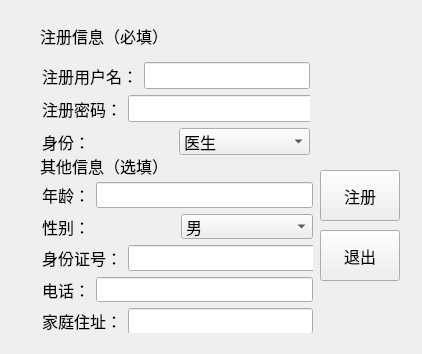
<?xml version="1.0" encoding="UTF-8"?>
<ui version="4.0">
 <class>Register</class>
 <widget class="QWidget" name="Register">
  <property name="geometry">
   <rect>
    <x>0</x>
    <y>0</y>
    <width>422</width>
    <height>354</height>
   </rect>
  </property>
  <property name="windowTitle">
   <string>Form</string>
  </property>
  <widget class="QLabel" name="label_3">
   <property name="geometry">
    <rect>
     <x>40</x>
     <y>150</y>
     <width>191</width>
     <height>31</height>
    </rect>
   </property>
   <property name="font">
    <font>
     <pointsize>12</pointsize>
    </font>
   </property>
   <property name="styleSheet">
    <string notr="true">font-size: 1.2em;</string>
   </property>
   <property name="text">
    <string>其他信息（选填）</string>
   </property>
  </widget>
  <widget class="QLabel" name="label_2">
   <property name="geometry">
    <rect>
     <x>40</x>
     <y>20</y>
     <width>211</width>
     <height>31</height>
    </rect>
   </property>
   <property name="font">
    <font>
     <pointsize>12</pointsize>
    </font>
   </property>
   <property name="styleSheet">
    <string notr="true">font-size: 1.2em;</string>
   </property>
   <property name="text">
    <string>注册信息（必填）</string>
   </property>
  </widget>
  <widget class="QPushButton" name="pushButton_exit">
   <property name="geometry">
    <rect>
     <x>320</x>
     <y>230</y>
     <width>80</width>
     <height>51</height>
    </rect>
   </property>
   <property name="font">
    <font>
     <pointsize>12</pointsize>
    </font>
   </property>
   <property name="styleSheet">
    <string notr="true">font-size: 1.2em;</string>
   </property>
   <property name="text">
    <string>退出</string>
   </property>
  </widget>
  <widget class="QPushButton" name="pushButton_regOK">
   <property name="enabled">
    <bool>true</bool>
   </property>
   <property name="geometry">
    <rect>
     <x>320</x>
     <y>170</y>
     <width>80</width>
     <height>51</height>
    </rect>
   </property>
   <property name="font">
    <font>
     <pointsize>12</pointsize>
    </font>
   </property>
   <property name="styleSheet">
    <string notr="true">font-size: 1.2em;</string>
   </property>
   <property name="text">
    <string>注册</string>
   </property>
  </widget>
  <widget class="QWidget" name="">
   <property name="geometry">
    <rect>
     <x>42</x>
     <y>62</y>
     <width>268</width>
     <height>95</height>
    </rect>
   </property>
   <layout class="QVBoxLayout" name="verticalLayout">
    <item>
     <layout class="QHBoxLayout" name="horizontalLayout">
      <item>
       <widget class="QLabel" name="label_4">
        <property name="font">
         <font>
          <pointsize>12</pointsize>
         </font>
        </property>
        <property name="styleSheet">
         <string notr="true">font-size: 1.2em;</string>
        </property>
        <property name="text">
         <string>注册用户名：</string>
        </property>
       </widget>
      </item>
      <item>
       <widget class="QLineEdit" name="lineEdit_regUse">
        <property name="minimumSize">
         <size>
          <width>150</width>
          <height>0</height>
         </size>
        </property>
        <property name="font">
         <font>
          <pointsize>12</pointsize>
         </font>
        </property>
        <property name="styleSheet">
         <string notr="true">font-size: 1.2em;</string>
        </property>
       </widget>
      </item>
     </layout>
    </item>
    <item>
     <layout class="QHBoxLayout" name="horizontalLayout_2">
      <item>
       <widget class="QLabel" name="label_5">
        <property name="font">
         <font>
          <pointsize>12</pointsize>
         </font>
        </property>
        <property name="styleSheet">
         <string notr="true">font-size: 1.2em;</string>
        </property>
        <property name="text">
         <string>注册密码：</string>
        </property>
       </widget>
      </item>
      <item>
       <widget class="QLineEdit" name="lineEdit_regPwd">
        <property name="minimumSize">
         <size>
          <width>200</width>
          <height>0</height>
         </size>
        </property>
        <property name="font">
         <font>
          <pointsize>12</pointsize>
         </font>
        </property>
        <property name="styleSheet">
         <string notr="true">font-size: 1.2em;</string>
        </property>
       </widget>
      </item>
     </layout>
    </item>
    <item>
     <layout class="QHBoxLayout" name="horizontalLayout_3">
      <item>
       <widget class="QLabel" name="label_6">
        <property name="font">
         <font>
          <pointsize>12</pointsize>
         </font>
        </property>
        <property name="styleSheet">
         <string notr="true">font-size: 1.2em;</string>
        </property>
        <property name="text">
         <string>身份：</string>
        </property>
       </widget>
      </item>
      <item>
       <widget class="QComboBox" name="comboBox_role">
        <property name="minimumSize">
         <size>
          <width>50</width>
          <height>25</height>
         </size>
        </property>
        <property name="font">
         <font>
          <pointsize>12</pointsize>
         </font>
        </property>
        <property name="styleSheet">
         <string notr="true">font-size: 1.2em;</string>
        </property>
        <property name="editable">
         <bool>false</bool>
        </property>
        <item>
         <property name="text">
          <string>医生</string>
         </property>
        </item>
        <item>
         <property name="text">
          <string>患者</string>
         </property>
        </item>
       </widget>
      </item>
     </layout>
    </item>
   </layout>
  </widget>
  <widget class="QWidget" name="">
   <property name="geometry">
    <rect>
     <x>42</x>
     <y>182</y>
     <width>271</width>
     <height>151</height>
    </rect>
   </property>
   <layout class="QVBoxLayout" name="verticalLayout_2">
    <item>
     <layout class="QHBoxLayout" name="horizontalLayout_4">
      <item>
       <widget class="QLabel" name="label_7">
        <property name="font">
         <font>
          <pointsize>12</pointsize>
         </font>
        </property>
        <property name="styleSheet">
         <string notr="true">font-size: 1.2em;</string>
        </property>
        <property name="text">
         <string>年龄：</string>
        </property>
       </widget>
      </item>
      <item>
       <widget class="QLineEdit" name="lineEdit_age">
        <property name="minimumSize">
         <size>
          <width>150</width>
          <height>0</height>
         </size>
        </property>
        <property name="font">
         <font>
          <pointsize>12</pointsize>
         </font>
        </property>
        <property name="styleSheet">
         <string notr="true">font-size: 1.2em;</string>
        </property>
        <property name="inputMask">
         <string>000</string>
        </property>
       </widget>
      </item>
     </layout>
    </item>
    <item>
     <layout class="QHBoxLayout" name="horizontalLayout_5">
      <item>
       <widget class="QLabel" name="label_8">
        <property name="font">
         <font>
          <pointsize>12</pointsize>
         </font>
        </property>
        <property name="styleSheet">
         <string notr="true">font-size: 1.2em;</string>
        </property>
        <property name="text">
         <string>性别：</string>
        </property>
       </widget>
      </item>
      <item>
       <widget class="QComboBox" name="comboBox_gender">
        <property name="minimumSize">
         <size>
          <width>0</width>
          <height>25</height>
         </size>
        </property>
        <property name="font">
         <font>
          <pointsize>12</pointsize>
         </font>
        </property>
        <property name="styleSheet">
         <string notr="true">font-size: 1.2em;</string>
        </property>
        <item>
         <property name="text">
          <string>男</string>
         </property>
        </item>
        <item>
         <property name="text">
          <string>女</string>
         </property>
        </item>
       </widget>
      </item>
     </layout>
    </item>
    <item>
     <layout class="QHBoxLayout" name="horizontalLayout_6">
      <item>
       <widget class="QLabel" name="label_11">
        <property name="font">
         <font>
          <pointsize>12</pointsize>
         </font>
        </property>
        <property name="styleSheet">
         <string notr="true">font-size: 1.2em;</string>
        </property>
        <property name="text">
         <string>身份证号：</string>
        </property>
       </widget>
      </item>
      <item>
       <widget class="QLineEdit" name="lineEdit_IDNumber">
        <property name="minimumSize">
         <size>
          <width>200</width>
          <height>0</height>
         </size>
        </property>
        <property name="font">
         <font>
          <pointsize>12</pointsize>
         </font>
        </property>
        <property name="styleSheet">
         <string notr="true">font-size: 1.2em;</string>
        </property>
        <property name="inputMask">
         <string>000000000000000000</string>
        </property>
        <property name="maxLength">
         <number>18</number>
        </property>
       </widget>
      </item>
     </layout>
    </item>
    <item>
     <layout class="QHBoxLayout" name="horizontalLayout_7">
      <item>
       <widget class="QLabel" name="label_9">
        <property name="font">
         <font>
          <pointsize>12</pointsize>
         </font>
        </property>
        <property name="styleSheet">
         <string notr="true">font-size: 1.2em;</string>
        </property>
        <property name="text">
         <string>电话：</string>
        </property>
       </widget>
      </item>
      <item>
       <widget class="QLineEdit" name="lineEdit_PhoneNumber">
        <property name="font">
         <font>
          <pointsize>12</pointsize>
         </font>
        </property>
        <property name="styleSheet">
         <string notr="true">font-size: 1.2em;</string>
        </property>
        <property name="inputMask">
         <string>00000000000</string>
        </property>
        <property name="maxLength">
         <number>11</number>
        </property>
       </widget>
      </item>
     </layout>
    </item>
    <item>
     <layout class="QHBoxLayout" name="horizontalLayout_8">
      <item>
       <widget class="QLabel" name="label_10">
        <property name="font">
         <font>
          <pointsize>12</pointsize>
         </font>
        </property>
        <property name="styleSheet">
         <string notr="true">font-size: 1.2em;</string>
        </property>
        <property name="text">
         <string>家庭住址：</string>
        </property>
       </widget>
      </item>
      <item>
       <widget class="QLineEdit" name="lineEdit_address">
        <property name="font">
         <font>
          <pointsize>12</pointsize>
         </font>
        </property>
        <property name="styleSheet">
         <string notr="true">font-size: 1.2em;</string>
        </property>
       </widget>
      </item>
     </layout>
    </item>
   </layout>
  </widget>
 </widget>
 <resources/>
 <connections/>
</ui>
